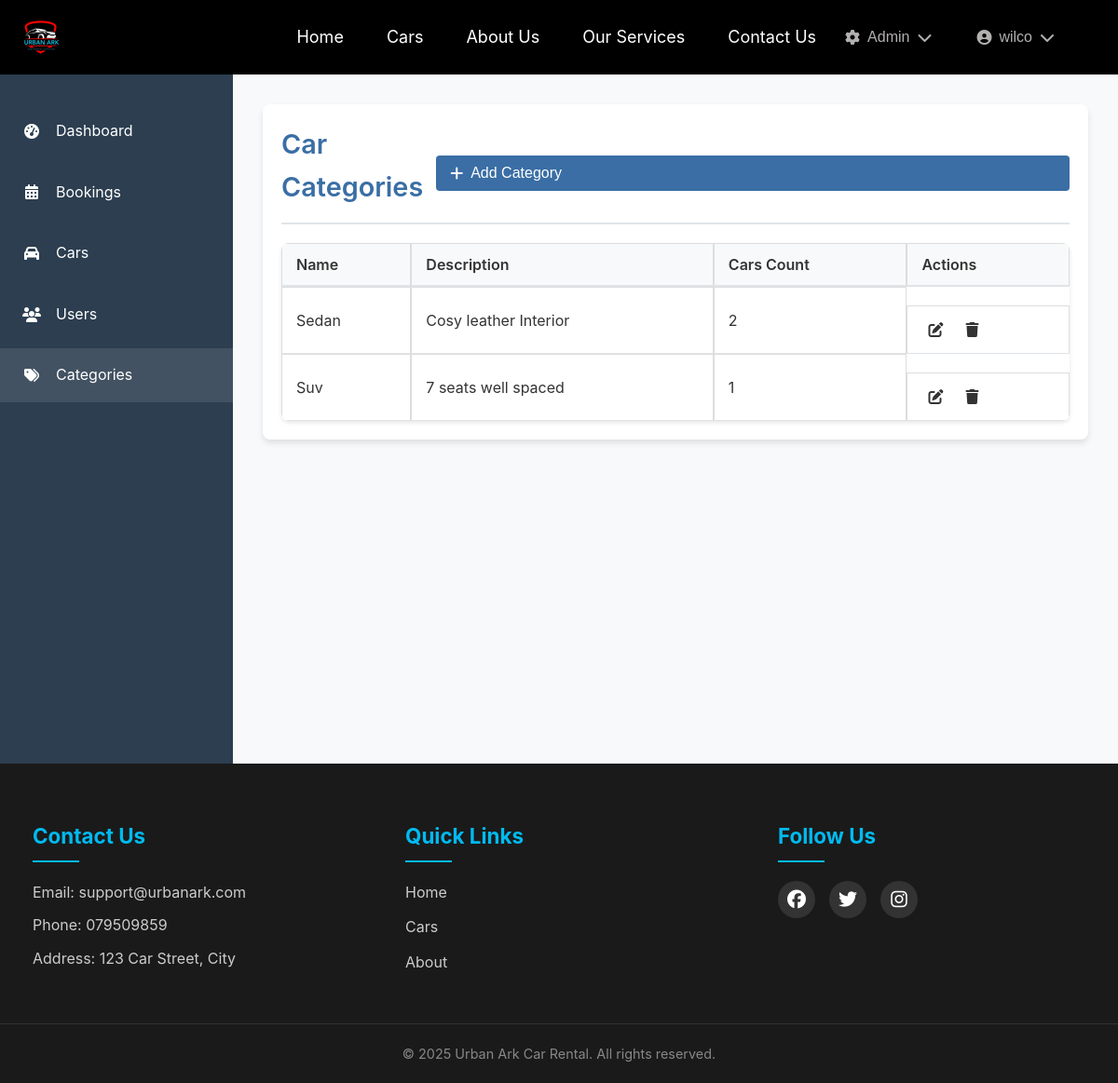
The page /cars/admin/categories/ (signed in) on the database its author committed.
### users/models.py (models this page shows, shortened)
class CustomUser(AbstractUser):
    USER_TYPE_CHOICES = (
        ('customer', 'Customer'),
        ('admin', 'Admin'),
        ('staff', 'Staff')
    )
    GENDER_CHOICES = [
        ('male', 'Male'),
        ('female', 'Female'),
        ('other', 'Other')
    ]
    user_type = models.CharField(max_length=20, choices=USER_TYPE_CHOICES, default='customer')
    email = models.EmailField(_('email address'), unique=True)
    gender = models.CharField(max_length=10, choices=GENDER_CHOICES, blank=True, null=True)
    date_of_birth = models.DateField(_('date of birth'), null=True, blank=True)
    profile_picture = models.ImageField(upload_to='profile_pics/', null=True, blank=True)
    is_verified = models.BooleanField(default=False)
    phone_regex = RegexValidator(
        regex=r'^\+?1?\d{9,15}$',
        message="Phone number must be entered in the format: '+999999999'. Up to 15 digits allowed."
    )
    phone_number = models.CharField(validators=[phone_regex], max_length=17, blank=True)
    emergency_contact = models.CharField(max_length=100, blank=True)
    emergency_phone = models.CharField(validators=[phone_regex], max_length=17, blank=True)
    street_address = models.CharField(max_length=255, blank=True)
    city = models.CharField(max_length=100, blank=True)
    postal_code = models.CharField(max_length=10, blank=True)
    country = models.CharField(max_length=100, blank=True)
    license_number = models.CharField(max_length=50, blank=True)
    license_country = models.CharField(max_length=100, blank=True)
    license_expiry = models.DateField(null=True, blank=True)
    license_image = models.ImageField(upload_to='licenses/', null=True, blank=True)
    has_international_permit = models.BooleanField(default=False)
    international_permit_number = models.CharField(max_length=50, blank=True)
    international_permit_expiry = models.DateField(null=True, blank=True)
    USERNAME_FIELD = 'email'
    REQUIRED_FIELDS = ['username']
    class Meta:
        verbose_name = _('user')
        verbose_name_plural = _('users')

### cars/models.py (models this page shows, shortened)
class CarCategory(models.Model):
    name = models.CharField(max_length=100, unique=True)
    description = models.TextField(blank=True)
    class Meta:
        verbose_name_plural = 'Car Categories'

### cars/views.py (the view)
# urls.py: path('admin/categories/', views.admin_categories_view, name='admin_categories'),
@user_passes_test(is_admin)
def admin_categories_view(request):
    categories = CarCategory.objects.all()
    return render(request, 'admin/car_categories.html', {'categories': categories})

### cars/views.py (called while the page is built)
def is_admin(user):
    return user.is_authenticated and user.is_staff

### templates/admin/car_categories.html (shortened to what this page needs)
{% extends 'admin/base_admin.html' %}
{% load static %}
{% block admin_content %}
<div class="page-container">
    <div class="page-header">
        <h1>Car Categories</h1>
        <button class="btn btn-primary" onclick="showAddCategoryModal()">
            <i class="fas fa-plus"></i> Add Category
        </button>
    </div>
    <div class="table-responsive">
        <table class="admin-table">
            <thead>
                <tr>
                    <th>Name</th>
                    <th>Description</th>
                    <th>Cars Count</th>
                    <th>Actions</th>
                </tr>
            </thead>
            <tbody>
                {% for category in categories %}
                <tr>
                    <td>{{ category.name }}</td>
                    <td>{{ category.description|truncatewords:20 }}</td>
                    <td>{{ category.car_set.count }}</td>
                    <td class="actions">
                        <button class="btn-icon" onclick="editCategory({{ category.id }})">
                            <i class="fas fa-edit" title="Edit"></i>
                        </button>
                        <button class="btn-icon delete" onclick="deleteCategory({{ category.id }})">
                            <i class="fas fa-trash" title="Delete"></i>
                        </button>
                    </td>
                </tr>
                {% endfor %}
            </tbody>
        </table>
    </div>
</div>
{% endblock %}

### templates/base.html (shortened to what this page needs)
<html lang="en">
<head>
    {% load static %}
    <link rel="stylesheet" href="{% static 'css/style.css' %}">
    <link rel="stylesheet" href="{% static 'css/home.css' %}">
    <link rel="stylesheet" href="{% static 'css/about.css' %}">
    <link rel="stylesheet" href="{% static 'css/contact.css' %}">
    <link rel="stylesheet" href="https://cdnjs.cloudflare.com/ajax/libs/font-awesome/6.7.2/css/all.min.css">
    {% block extra_css %}{% endblock %}
</head>
<body>
    <header class="header">
        <div class="logo-container">
            <a href="{% url 'home' %}">
                <img src="{% static 'img/logo.png' %}" alt="Urban Ark Logo" class="logo">
            </a>
        </div>
        <nav class="navbar">
            <div class="nav-links">
                <a href="{% url 'home' %}" class="{% if request.resolver_match.url_name == 'home' %}active{% endif %}">Home</a>
                <a href="{% url 'car_list' %}" class="{% if request.resolver_match.url_name == 'car_list' %}active{% endif %}">Cars</a>
                <a href="{% url 'about' %}" class="{% if request.resolver_match.url_name == 'about' %}active{% endif %}">About Us</a>
                <a href="{% url 'services' %}" class="{% if request.resolver_match.url_name == 'services' %}active{% endif %}">Our Services</a>
                <a href="{% url 'contact' %}" class="{% if request.resolver_match.url_name == 'contact' %}active{% endif %}">Contact Us</a>
            </div>
            {% if user.is_authenticated %}
            <div class="nav-right">
                {% if user.is_staff %}
                <div class="dropdown">
                    <button class="dropbtn">
                        <i class="fas fa-cog"></i> Admin
                        <i class="fas fa-chevron-down"></i>
                    </button>
                </div>
                {% endif %}
                <div class="dropdown">
                    <button class="dropbtn user-menu-btn">
                        {% if user.profile_picture %}
                            <img src="{{ user.profile_picture.url }}" alt="Profile" class="profile-pic">
                        {% else %}
                            <i class="fas fa-user-circle"></i>
                        {% endif %}
                        {{ user.get_full_name|default:user.username }}
                        <i class="fas fa-chevron-down"></i>
                    </button>
                </div>
            </div>
            {% else %}
            <div class="nav-right">
                <a href="{% url 'login' %}" class="login-btn">Login</a>
                <a href="{% url 'register' %}" class="register-btn">Register</a>
            </div>
            {% endif %}
        </nav>
    </header>
    <div class="content">
        {% block content %}
        {% endblock %}
    </div>
    <footer class="site-footer">
        <div class="footer-content">
            <div class="footer-section">
                <h3>Contact Us</h3>
                <p>Email: support@urbanark.com</p>
                <p>Phone: 079509859</p>
                <p>Address: 123 Car Street, City</p>
            </div>
            <div class="footer-section">
                <h3>Quick Links</h3>
                <ul>
                    <li><a href="{% url 'home' %}">Home</a></li>
                    <li><a href="{% url 'car_list' %}">Cars</a></li>
                    <li><a href="{% url 'about' %}">About</a></li>
                </ul>
            </div>
            <div class="footer-section">
                <h3>Follow Us</h3>
                <div class="social-links">
                    <a href="#"><i class="fab fa-facebook"></i></a>
                    <a href="#"><i class="fab fa-twitter"></i></a>
                    <a href="#"><i class="fab fa-instagram"></i></a>
                </div>
            </div>
        </div>
        <div class="footer-bottom">
            <p>&copy; <span id="year"></span> Urban Ark Car Rental. All rights reserved.</p>
        </div>
    </footer>
</body>
</html>

### static/css/style.css (style rules this page uses)
.header { background: black; padding: 15px 20px; display: flex; justify-content: space-between; align-items: center; position: fixed; top: 0; left: 0; width: 100%; z-index: 100; box-sizing: border-box; }
.logo-container img { height: 50px; width: auto; }
.navbar { display: flex; justify-content: space-between; align-items: center; padding: 0 2rem; }
.nav-links { display: flex; align-items: center; gap: 1rem; }
.nav-right { display: flex; align-items: center; gap: 1rem; }
.navbar a { color: white; text-decoration: none; margin: 0 15px; font-size: 18px; transition: color 0.3s ease; position: relative; }
.navbar a::after { content: ''; position: absolute; width: 0; height: 2px; background: #00baf0; left: 0; bottom: -5px; transition: width 0.3s ease; }
.dropdown { position: relative; display: inline-block; }
.dropbtn { background: transparent; color: #b3b0b0; padding: 0.5rem 1rem; border: none; cursor: pointer; display: flex; align-items: center; gap: 0.5rem; font-size: 1rem; }
.user-menu-btn { display: flex; align-items: center; gap: 0.5rem; }
.site-footer { background: #1a1a1a; color: #fff; padding: 60px 0 20px; margin-top: auto; }
.footer-content { max-width: 1200px; margin: 0 auto; display: grid; grid-template-columns: repeat(auto-fit, minmax(250px, 1fr)); gap: 40px; padding: 0 20px; }
.footer-section { padding: 0 15px; }
.footer-section h3 { color: #00baf0; font-size: 1.4rem; margin-bottom: 20px; position: relative; padding-bottom: 10px; }
.footer-section h3::after { content: ''; position: absolute; left: 0; bottom: 0; width: 50px; height: 2px; background: #00baf0; }
.footer-section p { margin: 10px 0; color: #ccc; line-height: 1.6; }
.footer-section ul { list-style: none; padding: 0; }
.footer-section ul li { margin-bottom: 12px; }
.footer-section a { color: #ccc; text-decoration: none; transition: color 0.3s ease, padding-left 0.3s ease; display: inline-block; }
.social-links { display: flex; gap: 15px; margin-top: 20px; }
.social-links a { background: #333; width: 40px; height: 40px; border-radius: 50%; display: flex; align-items: center; justify-content: center; transition: transform 0.3s ease, background-color 0.3s ease; }
.social-links a i { font-size: 20px; color: #fff; }
.footer-bottom { text-align: center; margin-top: 40px; padding-top: 20px; border-top: 1px solid #333; }
.footer-bottom p { color: #888; font-size: 0.9rem; }
body { min-height: 100vh; display: flex; flex-direction: column; }
.content { flex: 1; padding-top: 80px; }
.content { padding-top: 80px; }

### static/css/home.css (style rules this page uses)
* { box-sizing: border-box; margin: 0; padding: 0; }
body { font-family: 'Poppins', sans-serif; color: #333; line-height: 1.6; background-color: #f9f9f9; }
.btn { display: inline-block; text-decoration: none; padding: 0.8rem 1.5rem; border-radius: 5px; font-weight: 500; transition: all 0.3s ease; text-align: center; }
.btn-primary { background-color: #2c3e50; color: white; border: none; width: 100%; margin-top: 1rem; }

### static/css/about.css (style rules this page uses)
:root { --primary-color: #1e3a8a; --secondary-color: #3b82f6; --accent-color: #f59e0b; --light-gray: #f3f4f6; --dark-gray: #4b5563; --white: #ffffff; --shadow: 0 4px 6px rgba(0, 0, 0, 0.1); --transition: all 0.3s ease; }
body { color: #333; font-family: 'Roboto', Arial, sans-serif; line-height: 1.6; }

### static/css/contact.css (style rules this page uses)
:root { --primary-color: #1e3a8a; --secondary-color: #3b82f6; --accent-color: #f59e0b; --light-gray: #f3f4f6; --dark-gray: #4b5563; --white: #ffffff; --shadow: 0 4px 6px rgba(0, 0, 0, 0.1); --transition: all 0.3s ease; }
.btn-primary { background-color: var(--primary-color); color: var(--white); padding: 12px 25px; border: none; border-radius: 4px; font-size: 1rem; font-weight: 600; cursor: pointer; transition: var(--transition); display: inline-flex; align-items: center; gap: 8px; }

### static/css/profile.css (style rules this page uses)
:root { --primary-color: #3a6ea5; --secondary-color: #f4f7f6; --text-color: #333; --text-muted: #6c757d; --border-color: #e0e4e8; --background-color: #f9fafb; --white: #ffffff; }
body { background-color: var(--background-color); font-family: 'Inter', -apple-system, BlinkMacSystemFont, 'Segoe UI', Roboto, Oxygen, Ubuntu, Cantarell, 'Open Sans', 'Helvetica Neue', sans-serif; }

### static/css/bookings.css (style rules this page uses)
.btn { padding: 0.5rem 1rem; border-radius: 4px; text-decoration: none; display: inline-flex; align-items: center; gap: 0.5rem; }
.btn-primary { background: #007bff; color: white; }

### static/css/auth.css (style rules this page uses)
.btn { display: inline-block; padding: 0.75rem 1.5rem; background: #007bff; color: white; text-decoration: none; border-radius: 4px; margin-top: 1rem; }

### rows shown on the page
CustomUser: get_full_name "wilco"
CarCategory: name "Sedan", description "Cosy leather Interior", car_set.count "2"
CarCategory: name "Suv", description "7 seats well spaced", car_set.count "1"
